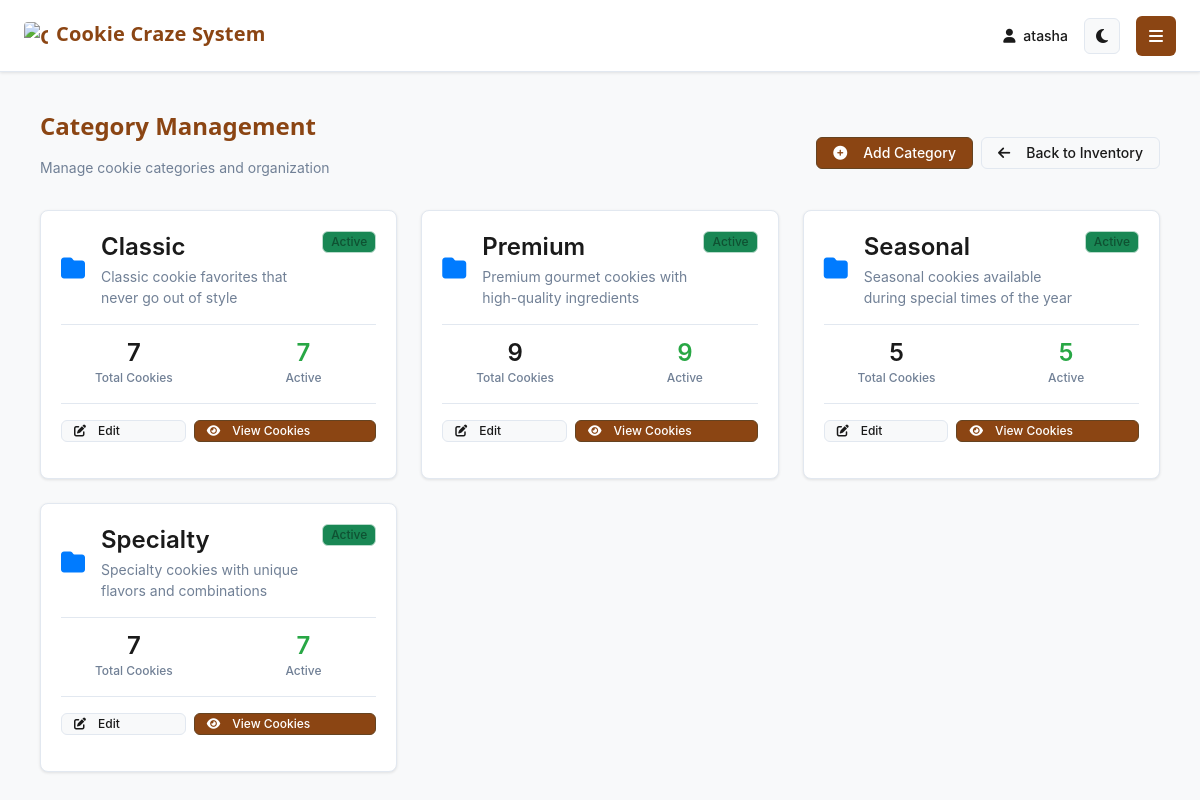
The app's page /app/categories/ (signed in) with its own data.
### cookie_app/models.py (models this page shows, shortened)
class Category(models.Model):
    name = models.CharField(max_length=50, unique=True)
    description = models.TextField(blank=True, null=True)
    color = models.CharField(max_length=7, default='#007bff')
    icon = models.CharField(max_length=50, default='fas fa-folder')
    is_active = models.BooleanField(default=True)
    created_at = models.DateTimeField(auto_now_add=True)
    updated_at = models.DateTimeField(auto_now=True)
    class Meta:
        verbose_name_plural = "Categories"
        ordering = ['name']
    def get_cookie_count(self):
        return self.cookies.count()

### cookie_app/views.py (the view)
    def _wrapped_view(request, *args, **kwargs):
        if not request.user.is_authenticated:
            return redirect('home')
        if not is_admin_or_staff(request.user):
            messages.error(request, 'Admin access required.')
            return redirect('dashboard')
        return view_func(request, *args, **kwargs)

### cookie_app/views.py (called while the page is built)
def is_admin_or_staff(user):
    if not user.is_authenticated:
        return False
    if user.is_superuser:
        return True
    if hasattr(user, 'staff'):
        return user.staff.role in ['admin', 'staff'] and user.staff.is_active
    return False

def admin_required(view_func):
    def _wrapped_view(request, *args, **kwargs):
        if not request.user.is_authenticated:
            return redirect('home')
        if not is_admin_or_staff(request.user):
            messages.error(request, 'Admin access required.')
            return redirect('dashboard')
        return view_func(request, *args, **kwargs)
    return _wrapped_view

@login_required
@admin_required
def category_list(request):
    categories = Category.objects.all().order_by('name')
    for category in categories:
        category.cookie_count = category.get_cookie_count()
        category.active_cookies = category.cookies.filter(is_available=True).count()
    context = {
        'categories': categories,
    }
    return render(request, 'categories/category_list.html', context)

### templates/categories/category_list.html (shortened to what this page needs)
{% extends 'base.html' %}
{% block content %}
<div class="content">
    <div class="unified-page-header">
        <div>
            <h1 class="unified-h1">Category Management</h1>
            <p class="text-muted" style="font-size: var(--text-sm);">
                Manage cookie categories and organization
            </p>
        </div>
        <div class="d-flex align-items-center gap-2">
            <a href="{% url 'add_category' %}" class="unified-btn unified-btn-primary" data-no-loading>
                <i class="fas fa-plus-circle me-2"></i>
                Add Category
            </a>
            <a href="{% url 'inventory' %}" class="unified-btn unified-btn-secondary" data-no-loading>
                <i class="fas fa-arrow-left me-2"></i>
                Back to Inventory
            </a>
        </div>
    </div>
    <div class="row g-4">
        {% for category in categories %}
        <div class="col-md-6 col-lg-4">
            <div class="unified-card h-100">
                <div class="d-flex justify-content-between align-items-start mb-3">
                    <div class="d-flex align-items-center">
                        <div class="category-icon me-3" style="color: {{ category.color }}; font-size: 1.5rem;">
                            <i class="{{ category.icon }}"></i>
                        </div>
                        <div>
                            <h4 class="unified-h4 mb-1">{{ category.name }}</h4>
                            {% if category.description %}
                            <p class="text-muted mb-0" style="font-size: var(--text-sm);">
                                {{ category.description }}
                            </p>
                            {% endif %}
                        </div>
                    </div>
                    <span class="badge {% if category.is_active %}bg-success{% else %}bg-secondary{% endif %}">
                        {% if category.is_active %}Active{% else %}Inactive{% endif %}
                    </span>
                </div>
                <div class="category-stats mb-3">
                    <div class="row text-center">
                        <div class="col-6">
                            <div class="stat-number text-primary">{{ category.cookies.count }}</div>
                            <div class="stat-label text-muted" style="font-size: var(--text-xs);">Total Cookies</div>
                        </div>
                        <div class="col-6">
                            <div class="stat-number text-success">{{ category.active_cookies }}</div>
                            <div class="stat-label text-muted" style="font-size: var(--text-xs);">Active</div>
                        </div>
                    </div>
                </div>
                <div class="category-actions d-flex gap-2">
                    <a href="{% url 'update_category' category.pk %}" class="unified-btn unified-btn-sm unified-btn-secondary flex-fill">
                        <i class="fas fa-edit me-1"></i>
                        Edit
                    </a>
                    <a href="{% url 'inventory' %}?category={{ category.id }}" class="unified-btn unified-btn-sm unified-btn-primary flex-fill">
                        <i class="fas fa-eye me-1"></i>
                        View Cookies
                    </a>
                </div>
            </div>
        </div>
        {% endfor %}
    </div>
</div>
{% endblock %}

### templates/base.html (shortened to what this page needs)
<!DOCTYPE html>
<html lang="en">
<head>
    {% load static %}
    <link href="https://cdn.jsdelivr.net/npm/bootstrap@5.3.2/dist/css/bootstrap.min.css" rel="stylesheet">
    <link rel="stylesheet" href="https://cdnjs.cloudflare.com/ajax/libs/font-awesome/6.4.0/css/all.min.css">
    <link rel="stylesheet" href="{% static 'css/style.css' %}">
</head>
<body data-theme="light" {% if user.is_authenticated %}class="authenticated"{% endif %}>
    {% if user.is_authenticated %}
    <div class="main-content" id="main-content">
        <header class="header">
            <div class="header-title">
                {% if request.path == '/app/admin-dashboard/' %}
                    Admin Dashboard
                {% elif request.path == '/app/staff-dashboard/' %}
                    Staff Dashboard
                {% elif 'inventory' in request.path %}
                    <span class="brand-title">
                        <img src="{% static 'images/cookie-craze-logo.png' %}" alt="Cookie Craze" class="brand-logo">
                        <span>Cookie Craze System</span>
                    </span>
                {% elif 'sale' in request.path and 'daily-sales' not in request.path %}
                    <span class="brand-title">
                        <img src="{% static 'images/cookie-craze-logo.png' %}" alt="Cookie Craze" class="brand-logo">
                        <span>Cookie Craze System</span>
                    </span>
                {% elif 'daily-sales' in request.path %}
                    <span class="brand-title">
                        <img src="{% static 'images/cookie-craze-logo.png' %}" alt="Cookie Craze" class="brand-logo">
                        <span>Cookie Craze System</span>
                    </span>
                {% elif 'staff-management' in request.path %}
                    Staff Management
                {% elif 'admin-sales-monitoring' in request.path %}
                    Sales Monitoring
                {% elif 'staff-sales-history' in request.path %}
                    My Sales History
                {% elif 'report' in request.path %}
                    Reports & Analytics
                {% else %}
                    <span class="brand-title">
                        <img src="{% static 'images/cookie-craze-logo.png' %}" alt="Cookie Craze" class="brand-logo">
                        <span>Cookie Craze System</span>
                    </span>
                {% endif %}
            </div>
            <div class="header-right">
                <div class="user-info">
                    <span>
                        {% if user.is_superuser or user.staff.role == 'admin' %}
                            <i class="fas fa-crown text-warning me-1"></i>
                        {% else %}
                            <i class="fas fa-user me-1"></i>
                        {% endif %}
                        {{ user.username }}
                    </span>
                    <button class="theme-toggle" id="themeToggle" title="Toggle dark mode">
                    </button>
                </div>
                <button class="sidebar-toggle" id="sidebarToggle" title="Toggle sidebar">
                    <i class="fas fa-bars"></i>
                </button>
            </div>
        </header>
        <div class="content">
            {% block content %}
            {% endblock %}
        </div>
    </div>
    {% endif %}
</body>
</html>

### static/css/style.css (style rules this page uses)
:root { --primary: #8B4513; --primary-light: #A0522D; --primary-dark: #654321; --accent: #D2691E; --accent-light: #F5DEB3; --bg-primary: #f8f9fa; --bg-secondary: #ffffff; --bg-tertiary: #e9ecef; --text-primary: #2d3748; --text-secondary: #4a5568; --text-muted: #718096; --border: #cbd5e0; --success: #38a169; --warning: #d69e2e; --danger: #e53e3e; --info: #3182ce; --shadow-sm: 0 1px 2px rgba(0, 0, 0, 0.05); --shadow: 0 2px 4px rgba(0, 0, 0, 0.1); --shadow-lg: 0 4px 8px rgba(0, 0, 0, 0.15); --font-family: 'Segoe UI', system-ui, -apple-system, sans-serif; --text-xs: 0.75rem; --text-sm: 0.875rem; --text-base: 1rem; --text-lg: 1.125rem; --text-xl: 1.25rem; --text-2xl: 1.5rem; --text-3xl: 1.875rem; --space-1: 0.25rem; --space-2: 0.5rem; --space-3: 0.75rem; --space-4: 1rem; --space-5: 1.25rem; --space-6: 1.5rem; --space-8: 2rem; --radius-sm: 4px; --radius: 6px; --radius-lg: 8px; --radius-xl: 12px; }
* { margin: 0; padding: 0; box-sizing: border-box; transition: background-color 0.3s ease, color 0.3s ease, border-color 0.3s ease; }
body { font-family: var(--font-family); background: var(--bg-primary); color: var(--text-primary); line-height: 1.5; font-size: var(--text-base); font-weight: 400; -webkit-font-smoothing: antialiased; -moz-osx-font-smoothing: grayscale; }
h1, h2, h3, h4, h5, h6 { color: var(--text-primary); font-weight: 600; line-height: 1.3; margin-bottom: var(--space-4); }
h1 { font-size: var(--text-3xl); color: var(--primary); font-weight: 700; margin-bottom: var(--space-5); }
.text-muted { color: var(--text-muted) !important; }
.content { padding: var(--space-5); max-width: 1400px; margin: 0 auto; }
.stat-number { display: block; font-size: var(--text-xl); font-weight: 700; color: var(--primary); margin-bottom: var(--space-1); }
.stat-label { font-size: var(--text-xs); color: var(--text-secondary); font-weight: 500; }
.badge.bg-success, .badge.bg-success.text-light, .badge.bg-success.text-white { background: var(--status-completed-bg) !important; color: var(--status-completed-text) !important; border: 1px solid var(--status-completed-border) !important; }

### templates/categories/category_list.html (style rules this page uses)
.category-icon { transition: transform 0.2s ease; }
.stat-number { font-size: 1.5rem; font-weight: 600; line-height: 1; }
.stat-label { font-size: 0.75rem; margin-top: 0.25rem; }
.category-stats { border-top: 1px solid var(--border); border-bottom: 1px solid var(--border); padding: 1rem 0; }

### records on screen
Category: name "Classic", description "Classic cookie favorites that never go out of style", is_active "Active", cookies.count "7", active_cookies "7"
Category: name "Premium", description "Premium gourmet cookies with high-quality ingredients", is_active "Active", cookies.count "9", active_cookies "9"
Category: name "Seasonal", description "Seasonal cookies available during special times of the year", is_active "Active", cookies.count "5", active_cookies "5"
Category: name "Specialty", description "Specialty cookies with unique flavors and combinations", is_active "Active", cookies.count "7", active_cookies "7"

### other values on screen
{{ user.username }} "atasha"
